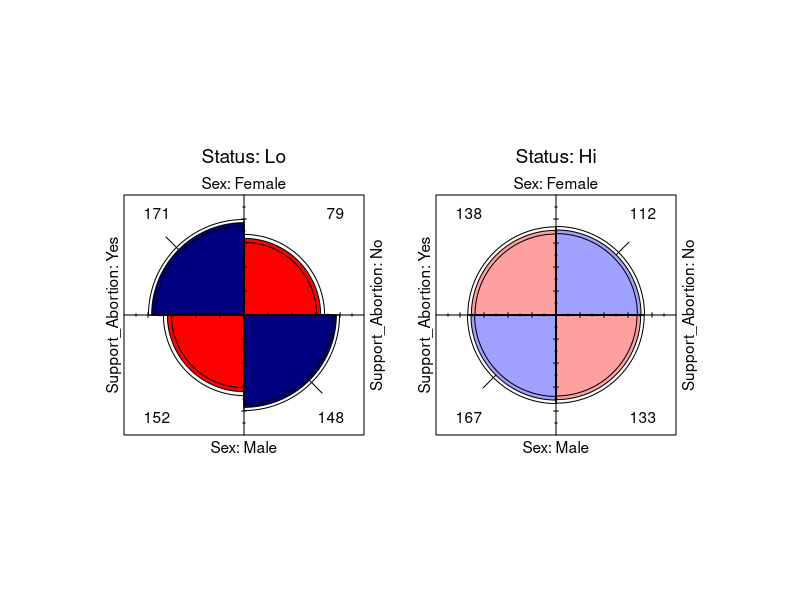
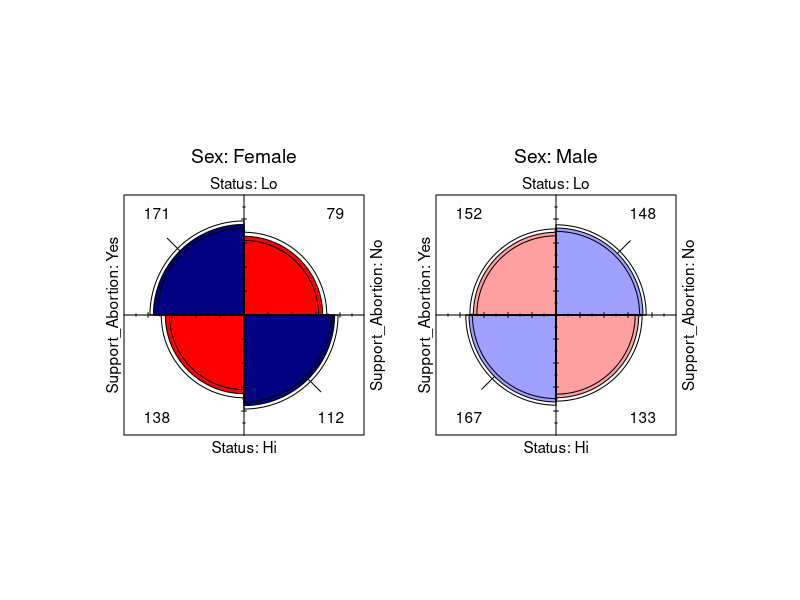
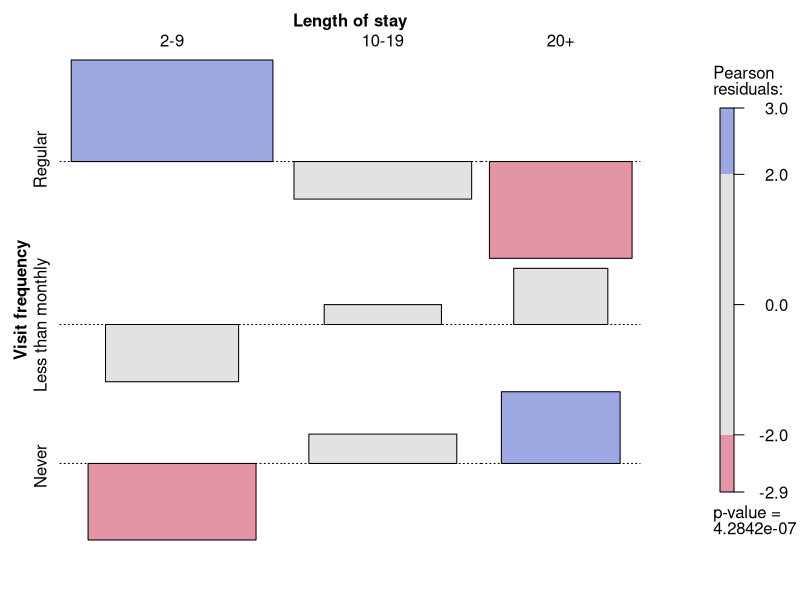
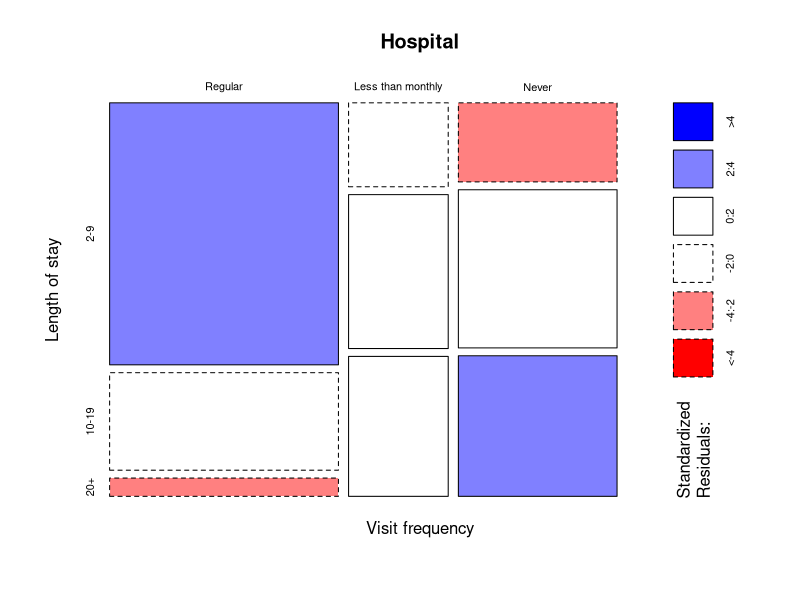
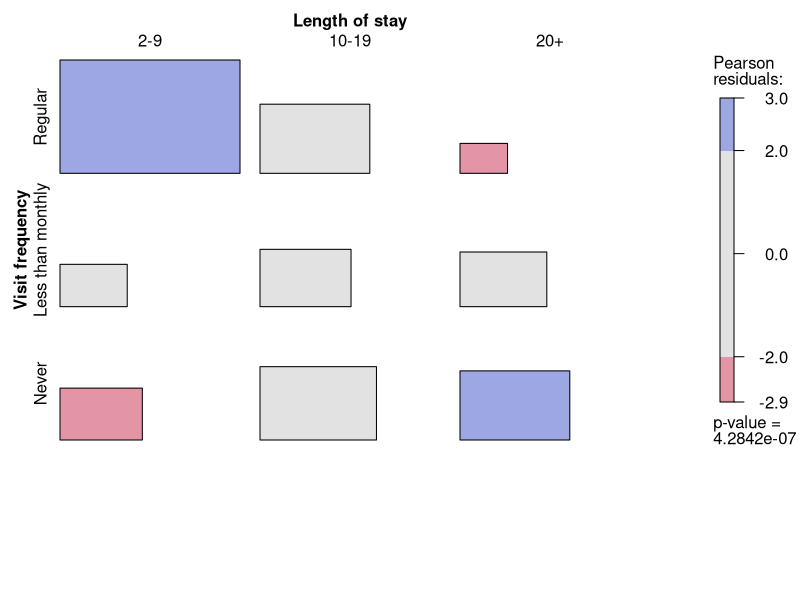
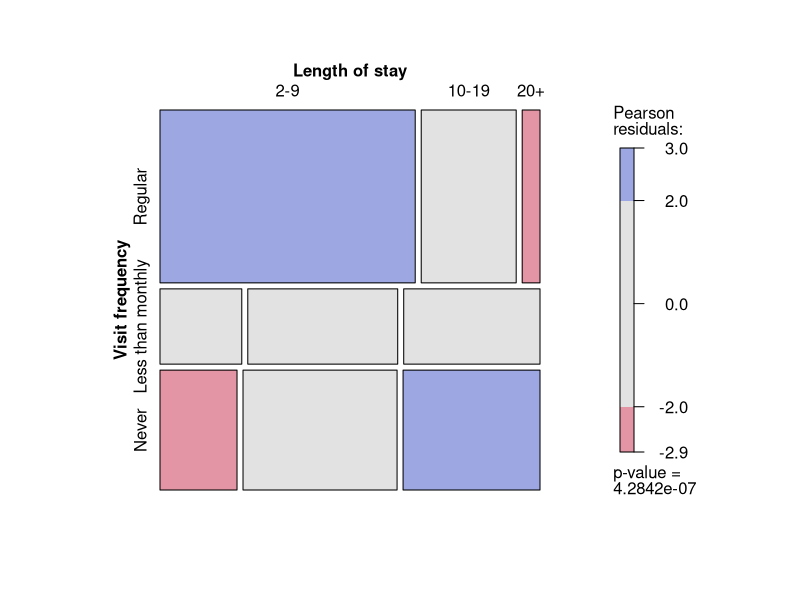
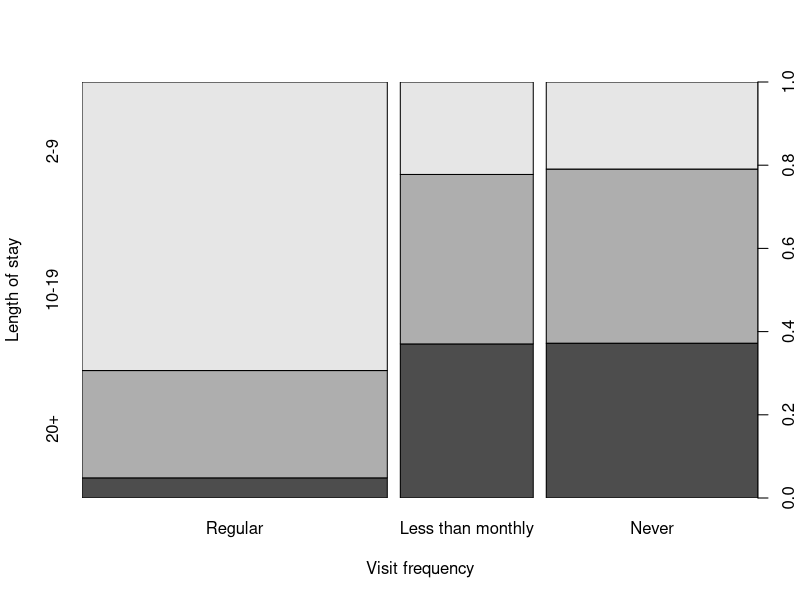
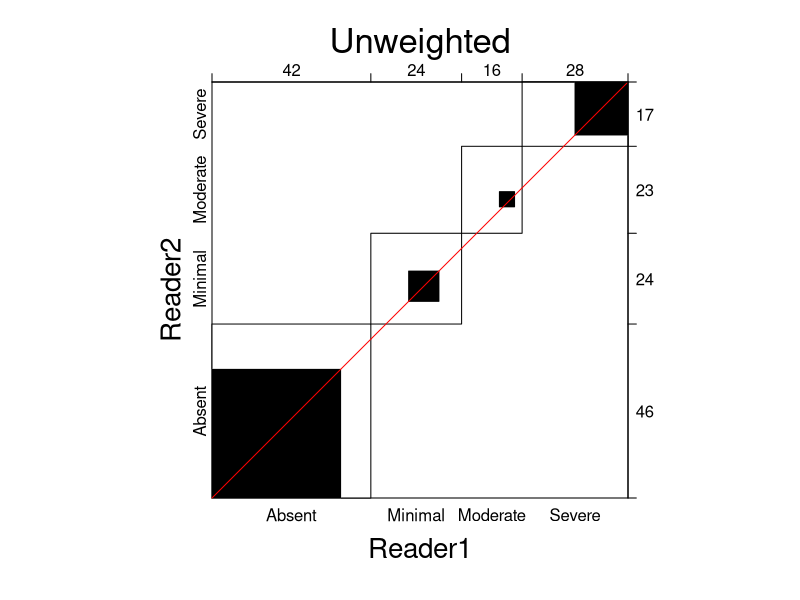

These charts were generated, in order, by the following R code:
#' ---
#' title: "Assignment 2: Some solutions"
#' author: "Michael Friendly"
#' date: "`r format(Sys.Date())`"
#' output:
#'   html_document:
#'     theme: readable
#'     code_download: true
#' ---

#+ echo=FALSE
knitr::opts_chunk$set(
  warning = FALSE,   # avoid warnings and messages in the output
  message = FALSE
)

#' ## Exercise 4.2: Abortion data

library(vcdExtra)
data(Abortion, package="vcdExtra")
structable(Abortion)

#' ###4.2a, b: Fourfold displays, stratified by status and sex
Abortion2<-aperm(Abortion, c(1,3,2))
fourfold(Abortion2)

Abortion3<-aperm(Abortion, c(2,3,1))
fourfold(Abortion3)

#' ###4.2c: odds ratios
#' Sex by support for abortion, stratified by status
summary(oddsratio(Abortion2))

#' Status by support for abortion, stratified by sex
summary(oddsratio(Abortion3)) 

#' ## Exercise 4.4: Hospital visits
str(Hospital)
chisq.test(Hospital)
assocstats(Hospital)

#' Association plot
assoc(Hospital, shade=TRUE)

#' CHMtest for ordinal variables
CMHtest(Hospital)

#' other plots
plot(Hospital, shade=TRUE)
tile(Hospital, shade=TRUE)
mosaic(Hospital, shade=TRUE)
spineplot(Hospital)

#' ## Exercise 4.5: Mammograms
str(Mammograms)

Kappa(Mammograms)
Kappa(Mammograms, weights= "Fleiss-Cohen")
confint(Kappa(Mammograms))

agreementplot(Mammograms, main="Unweighted", weights=1)
agreementplot(Mammograms, main="Weighted")
